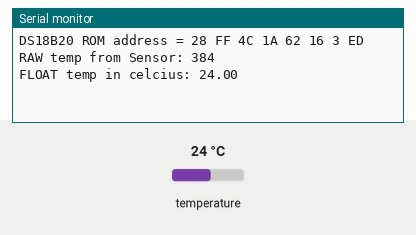
This sketch was run on a simulated Arduino Uno, built with avr-gcc and run on an emulated ATmega328P. Parts: the last lines printed to the serial monitor. The inputs (shaded band) are chosen by the test bench; at power-on: temperature 24 °C. Sleep ends after the set time or at an interrupt.

Above: at 1.7 s.
1.8 s: temperature set to 12 °C
At 8.3 s:
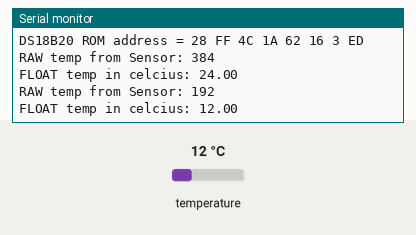
8.9 s: temperature set to 19 °C
At 15.1 s:
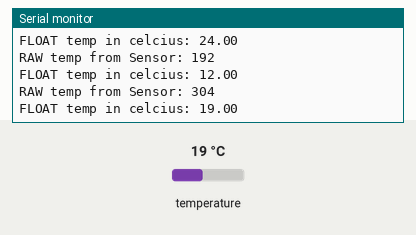
Timing chart, 0 to 16.6 s (numbered marks = the images above; inputs shaded):
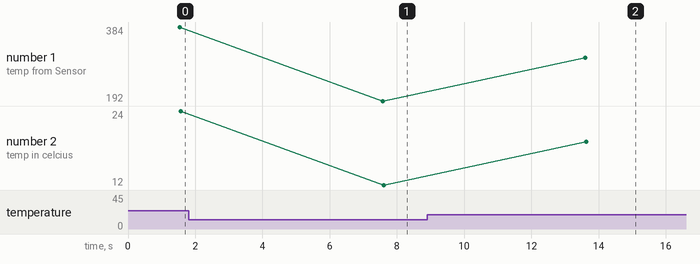

Measured:
- after the input at 1.8 s, the serial monitor: prints a new line after 5.8 s (image 1)
- after the input at 8.9 s, the serial monitor: prints a new line after 4.7 s (image 2)
- plotted number 1: 384 → 192 after the input at 1.8 s, 192 → 304 after the input at 8.9 s
- plotted number 2: 24 → 12 after the input at 1.8 s, 12 → 19 after the input at 8.9 s

The sketch:

DS18B20_20130311_with_sleep_while_waiting.ino
```cpp
// DS18B20 datasheet at: http://datasheets.maximintegrated.com/en/ds/DS18B20.pdf

// adapted from https://github.com/BitKnitting/prototypes/blob/master/SensorNode433/SensorNode433.ino
// and from  http://forum.bildr.org/viewtopic.php?f=17&t=779
// sleep function from http://www.gammon.com.au/forum/?id=11497

// also see
// OneWire DS18S20, DS18B20, DS1822 Temperature Example
// http://www.pjrc.com/teensy/td_libs_OneWire.html
// The DallasTemperature library can do all this work for you!
// http://milesburton.com/Dallas_Temperature_Control_Library


#include <avr/sleep.h>
#include <avr/wdt.h>

#include <OneWire.h>
const byte DS18B20_PIN=8;
OneWire ds(DS18B20_PIN);
byte addr[8];
int tempRaw;
float DS18B20float;
float celsius, fahrenheit;
// resolution is configurable to 9, 10, 11, or 12 bits, corresponding to increments of 0.5°C, 0.25°C, 0.125°C, and 0.0625°C, respectively. default at power-up is 12-bit.

void setup() {
  Serial.begin(9600);

  //Set up Temp sensor - I am only using 1 sensor here, but you could have more
  if ( !ds.search(addr)) {
    Serial.println(F("---> ERROR: Did not find the DS18B20 Temperature Sensor!"));
    return;
  }
  else {
    Serial.print(F("DS18B20 ROM address ="));
    for(byte i = 0; i < 8; i++) {
      Serial.write(' ');
      Serial.print(addr[i], HEX);
    }
    Serial.println();
  }
  delay (500);
}

void loop() {

  DS18B20float = getTemp();
  Serial.print(F("RAW temp from Sensor: "));
  Serial.println(tempRaw);
  Serial.print(F("FLOAT temp in celcius: "));
  Serial.println(DS18B20float);
  //if you read the registers before the conversion is complete it will give the default "85" value
  delay (5000);
}

// watchdog interrupt
ISR (WDT_vect)
{
  wdt_disable();  // disable watchdog
}  // end of WDT_vect

// this returns the temperature from one DS18S20 in DEG Celsius using 12 bit conversion
float getTemp(){
  //byte data[12];
  byte data[2];
  ds.reset();
  //ds.select(addr); // if you want to speak to only one at a time
  ds.write(0xCC); // Skip Rom sends the next command to all devices on one wire bus
  ds.write(0x44); // start conversion, read temperature and store it in the scratchpad

  //this next bit creates a 1 second WDT delay for the DS18b20 temp conversion
  //The time needed between the CONVERT_T command and the READ_SCRATCHPAD command has to be at least
  //default 12-bit = 750 millisecs (can be shorter if using a D18B20 type with resolutions < 12 bits)
  ADCSRA = 0;   // disable ADC
  MCUSR = 0;   // clear various "reset" flags
  WDTCSR = bit (WDCE) | bit (WDE); // allow changes, disable reset
  // set interrupt mode and an interval
  WDTCSR = bit (WDIE) | bit (WDP2) | bit (WDP1);    //this creates a 1 second delay for the DS18b20 temp conversion
  wdt_reset();  // pat the dog
  set_sleep_mode (SLEEP_MODE_PWR_DOWN);
  sleep_enable();
  sleep_cpu ();
  // cancel sleep as a precaution
  sleep_disable();

  byte present = ds.reset(); // Returns 1 if a device asserted a presence pulse, 0 otherwise.
  ds.select(addr);
  ds.write(0xBE); // Read Scratchpad
  for (int i = 0; i < 2; i++) { // we read 9 bytes? but you only use two of them?
    data[i] = ds.read();
  }
  byte MSB = data[1];
  byte LSB = data[0];
  tempRaw = ((MSB << 8) | LSB); //using two's compliment
  //fahrenheit = celsius * 1.8 + 32.0;
  celsius = (float)tempRaw / 16.0;
  return celsius;

}
```
